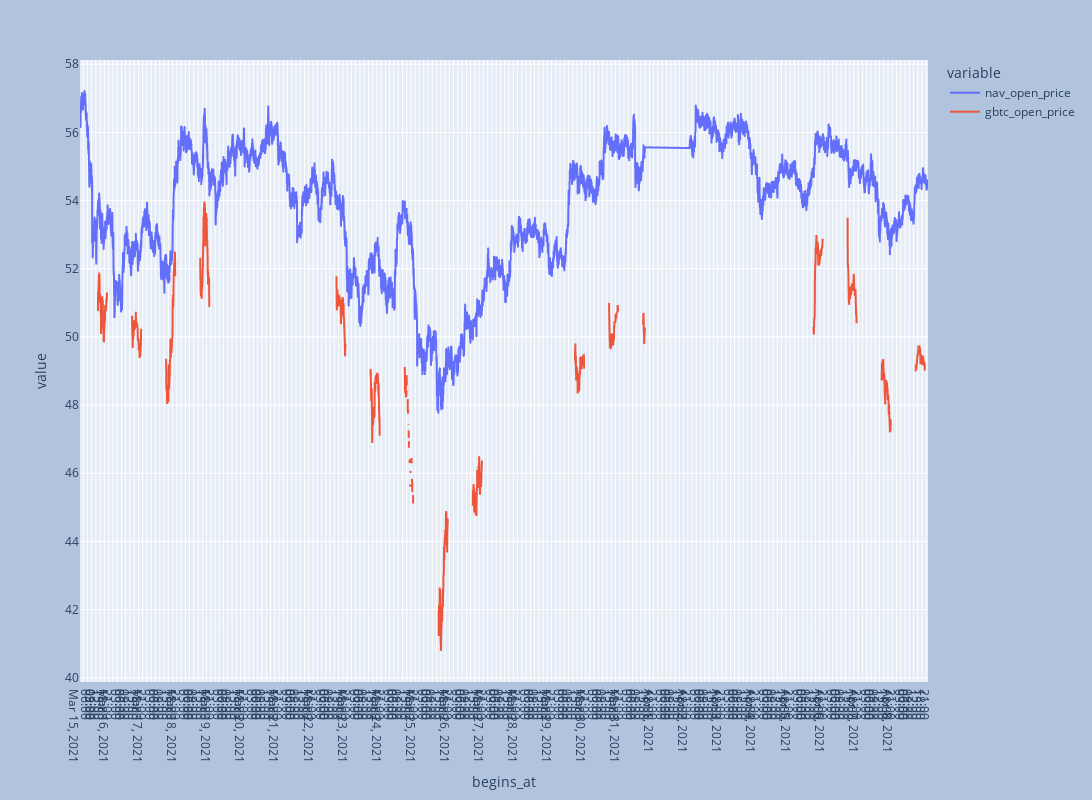

The notebook cell saved with this chart:
### Code cell
# Try use plotly for interactive graph

price_src = df_5min.loc[:,['nav_open_price','gbtc_open_price']]

fig = price_src.plot.line()
fig.update_layout(
    autosize=False,
    width=5000,
    height=800,
    paper_bgcolor="LightSteelBlue",
)

fig.update_xaxes(nticks=200)          
fig.show()

### Figure 1 — Plotly figure (JSON) as saved in the notebook; plotly's stock layout.template omitted (floating-point values rounded to 4 significant figures; data arrays with more than 128 entries replaced by an {"elided": "..."} marker saying what was removed)
{"data": [{"hovertemplate": "variable=nav_open_price<br>begins_at=%{x}<br>value=%{y}<extra></extra>", "legendgroup": "nav_open_price", "line": {"color": "#636efa", "dash": "solid"}, "mode": "lines", "name": "nav_open_price", "showlegend": true, "type": "scattergl", "x": {"elided": "6868 str values"}, "xaxis": "x", "y": {"elided": "6868 float values"}, "yaxis": "y"}, {"hovertemplate": "variable=gbtc_open_price<br>begins_at=%{x}<br>value=%{y}<extra></extra>", "legendgroup": "gbtc_open_price", "line": {"color": "#EF553B", "dash": "solid"}, "mode": "lines", "name": "gbtc_open_price", "showlegend": true, "type": "scattergl", "x": {"elided": "6868 str values"}, "xaxis": "x", "y": {"elided": "6868 float values"}, "yaxis": "y"}], "layout": {"autosize": false, "height": 800, "legend": {"title": {"text": "variable"}, "tracegroupgap": 0}, "margin": {"t": 60}, "paper_bgcolor": "LightSteelBlue", "width": 5000, "xaxis": {"anchor": "y", "domain": [0, 1], "nticks": 200, "title": {"text": "begins_at"}}, "yaxis": {"anchor": "x", "domain": [0, 1], "title": {"text": "value"}}}}
